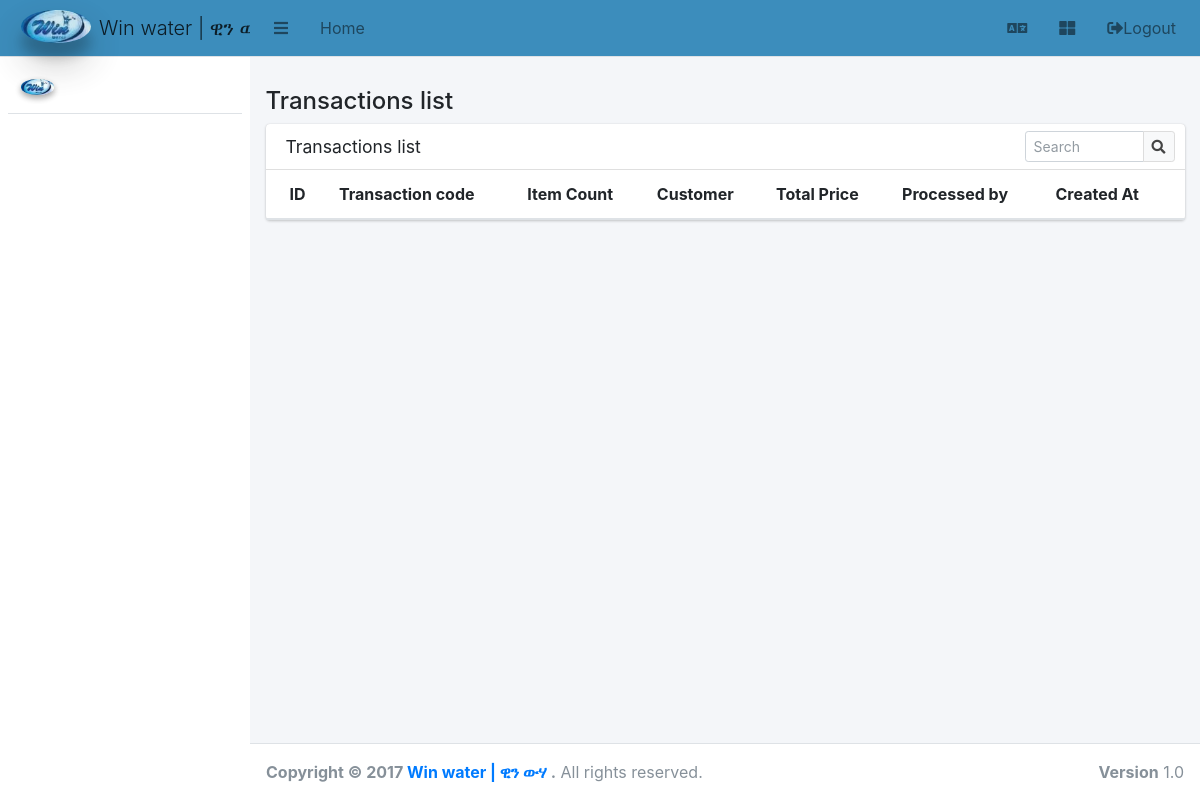
The app's page /transaction.list.php, older data.
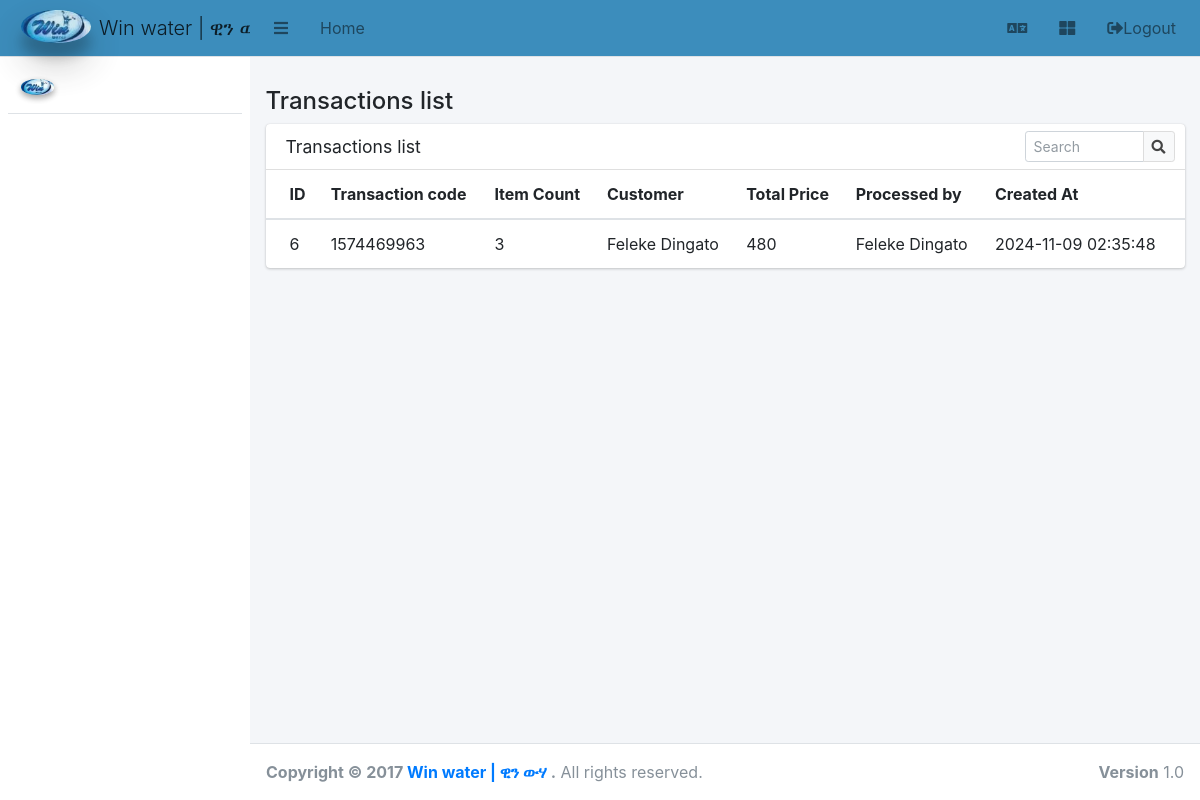
The same page, newer data.
### tables this page shows
CREATE TABLE `transaction` (
  `id` int(11) NOT NULL,
  `created_at` datetime NOT NULL DEFAULT current_timestamp(),
  `total_price` float NOT NULL,
  `quantity` int(11) NOT NULL,
  `customer_id` int(11) NOT NULL,
  `transaction_code` varchar(20) NOT NULL,
  `processed_by` varchar(200) NOT NULL
);

CREATE TABLE `user` (
  `id` int(11) NOT NULL,
  `email` varchar(180) NOT NULL,
  `phone` varchar(20) NOT NULL,
  `roles` longtext DEFAULT NULL CHECK (json_valid(`roles`)),
  `password` varchar(255) NOT NULL,
  `first_name` varchar(255) NOT NULL,
  `middle_name` varchar(255) NOT NULL,
  `last_name` varchar(255) DEFAULT NULL,
  `gender` varchar(10) NOT NULL,
  `user_type_id` int(11) NOT NULL,
  `is_active` tinyint(1) NOT NULL DEFAULT 1,
  `registered_by_id` int(11) DEFAULT NULL,
  `registered_at` datetime NOT NULL DEFAULT current_timestamp(),
  `is_verified` tinyint(1) NOT NULL DEFAULT 1
);

### includes/helpers/mysqlHelper.php (called while the page is built, shortened)
<?php
function fetchData($table_name,$id=1){
    global $conn;
    $sql = "SELECT * FROM $table_name where id=?";
    $stmt = mysqli_prepare($conn, $sql);
    mysqli_stmt_bind_param($stmt, 'i', $id);
    mysqli_stmt_execute($stmt);
    $result = mysqli_stmt_get_result($stmt);
    $row = mysqli_fetch_assoc($result);
    return (object) $row;
}
function fetchAllData($table_name,$order_by="id",$direction="ASC"){
    global $conn;
    $sql = "SELECT * FROM $table_name where 1 order by $order_by $direction";
    $result = mysqli_query($conn, $sql);
$results=mysqli_fetch_all($result, MYSQLI_ASSOC);
    return  $results;
}

### transaction.list.php (the view)
<?php include('includes/header.php'); ?>
<div class="col-12">
    <h4>Transactions list </h4>
</div>
<div class="col-12">
    <div class="card">
        <div class="card-header">
            <h3 class="card-title"> Transactions list</h3>
            <div class="card-tools">
                <div class="input-group input-group-sm" style="width: 150px;">
                    <input type="text" name="table_search" class="form-control float-right" placeholder="Search">
                    <div class="input-group-append">
                        <button type="submit" class="btn btn-default"><i class="fas fa-search"></i></button>
                    </div>
                </div>
            </div>
        </div>
        <div class="card-body table-responsive p-0">
            <table class="table table-hover ">
                <thead>
                    <tr>
                        <th>ID</th>
                        <th>Transaction code</th>
                        <th>Item Count</th>
                        <th>Customer</th>
                        <th>Total Price</th>
                        <th>Processed by</th>
                        <th>Created At</th>
                    </tr>
                </thead>
                <tbody>
                    <?php
                    $transactions = fetchAllData('transaction');
                    foreach ($transactions as $transaction) {
                       $user= fetchData("user",$transaction['customer_id']);
                    ?>
                        <tr>
                            <td><?php echo $transaction['id']; ?></td>
                            <td><?php echo  $transaction['transaction_code']; ?></td>
                            <td><?php echo  $transaction['quantity']; ?></td>
                            <td><?php echo  $user->first_name." ". $user->middle_name; ?></td>
                            <td><span class="tag tag-success"><?php echo $transaction['total_price']; ?></span></td>
                            <td><?php echo $transaction['processed_by']; ?></td>
                            <td><?php echo $transaction['created_at']; ?></td>
                        </tr>
                    <?php } ?>
                </tbody>
            </table>
        </div>
    </div>
</div>
</div>
</div>
</div>
<?php include('includes/footer.php'); ?>

Row changes from the older to the newer data that the page shows:
added transaction: id "6", transaction_code "1574469963", quantity "3", user.first_name "Feleke", user.middle_name "Dingato", total_price "480", processed_by "Feleke Dingato", created_at "2024-11-09 02:35:48"
